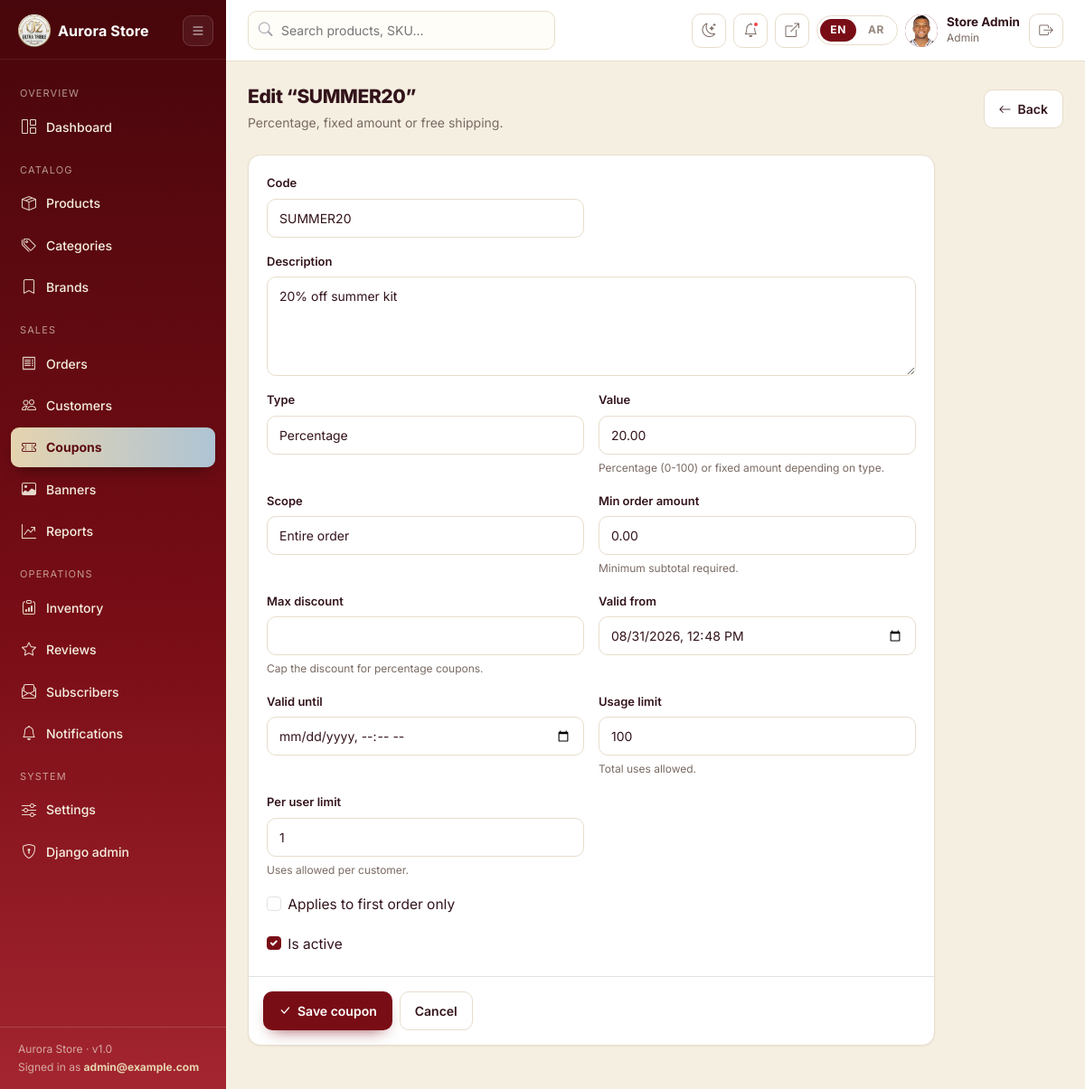
Screenshot of /management/coupons/3/edit/ (signed in) with the database file from the repository.
### apps/accounts/models.py (models this page shows, shortened)
class User(AbstractUser):
    class Role(models.TextChoices):
        CUSTOMER = "customer", _("Customer")
        STAFF = "staff", _("Staff")
        ADMIN = "admin", _("Admin")
    email = models.EmailField(_("Email address"), unique=True)
    username = models.CharField(
        max_length=150,
        unique=True,
        blank=True,
        help_text=_("Optional. Generated from your email if left blank."),
    )
    phone = models.CharField(
        max_length=30, blank=True, validators=[validate_phone]
    )
    profile_image = models.ImageField(
        upload_to="avatars/%Y/%m/", blank=True, validators=[validate_image_file]
    )
    role = models.CharField(
        max_length=20, choices=Role.choices, default=Role.CUSTOMER, db_index=True
    )
    email_verified = models.BooleanField(default=False)
    verification_token = models.CharField(
        max_length=64, blank=True, null=True, default=None, db_index=True
    )
    email_verification_sent_at = models.DateTimeField(null=True, blank=True)
    date_of_birth = models.DateField(null=True, blank=True)
    active_session_key = models.CharField(
        max_length=40, blank=True, default="", db_index=True
    )
    active_device_id = models.CharField(max_length=64, blank=True, default="")
    USERNAME_FIELD = "email"
    REQUIRED_FIELDS: list = []
    class Meta:
        verbose_name = _("user")
        verbose_name_plural = _("users")
        indexes = [models.Index(fields=["email"])]
    @property
    def is_management(self):
        return self.is_active and (self.is_staff or self.is_superuser)

### apps/coupons/models.py (models this page shows, shortened)
class Coupon(TimeStampedModel):
    class Type(models.TextChoices):
        PERCENTAGE = "percentage", _("Percentage")
        FIXED = "fixed", _("Fixed amount")
        FREE_SHIPPING = "free_shipping", _("Free shipping")
    class Scope(models.TextChoices):
        ALL = "all", _("Entire order")
        PRODUCTS = "products", _("Specific products")
        CATEGORIES = "categories", _("Specific categories")
    code = models.CharField(max_length=64, unique=True, db_index=True)
    description = models.CharField(max_length=255, blank=True)
    type = models.CharField(max_length=20, choices=Type.choices, default=Type.PERCENTAGE)
    value = models.DecimalField(
        max_digits=10, decimal_places=2,
        help_text=_("Percentage (0-100) or fixed amount depending on type."),
    )
    scope = models.CharField(
        max_length=20, choices=Scope.choices, default=Scope.ALL
    )
    products = models.ManyToManyField(
        "catalog.Product", related_name="coupons", blank=True
    )
    categories = models.ManyToManyField(
        "catalog.Category", related_name="coupons", blank=True
    )
    min_order_amount = models.DecimalField(
        max_digits=10, decimal_places=2, default=0,
        help_text=_("Minimum subtotal required."),
    )
    max_discount = models.DecimalField(
        max_digits=10, decimal_places=2, null=True, blank=True,
        help_text=_("Cap the discount for percentage coupons."),
    )
    valid_from = models.DateTimeField(default=timezone.now)
    valid_until = models.DateTimeField(null=True, blank=True)
    usage_limit = models.PositiveIntegerField(
        null=True, blank=True, help_text=_("Total uses allowed.")
    )
    used_count = models.PositiveIntegerField(default=0)
    per_user_limit = models.PositiveIntegerField(
        default=1, help_text=_("Uses allowed per customer.")
    )
    is_active = models.BooleanField(default=True, db_index=True)
    applies_to_first_order_only = models.BooleanField(default=False)
    class Meta:
        verbose_name = _("coupon")
        verbose_name_plural = _("coupons")
        ordering = ("-created_at",)

### apps/dashboard/views_promos.py (the view, shortened to what this page needs)
# urls.py: path("coupons/<int:pk>/edit/", views_promos.coupon_edit,name="coupon_edit",),
@management_required
@permission_required("coupons.add_coupon")
@require_http_methods(["GET", "POST"])
def coupon_edit(request, pk=None):
    coupon = get_object_or_404(Coupon, pk=pk) if pk else None
    form = CouponForm(request.POST or None, instance=coupon)
    return render(
        request,
        "management/coupons/form.html",
        {
            "nav": "coupons",
            "form": form,
            "coupon": coupon,
            "mode": "edit" if pk else "create",
        },
    )

### templates/management/coupons/form.html (shortened to what this page needs)
{% extends "management/base.html" %}
{% load i18n %}
{% block content %}
<div class="d-flex justify-content-between align-items-center mb-4 flex-wrap gap-2">
  <div>
    <h1 class="mg-title">{% if mode == 'create' %}{% trans "New coupon" %}{% else %}{% blocktrans with code=coupon.code %}Edit “{{ code }}”{% endblocktrans %}{% endif %}</h1>
    <p class="mg-sub mb-0">{% trans "Percentage, fixed amount or free shipping." %}</p>
  </div>
  <a class="mg-btn mg-btn-ghost" href="{% url 'dashboard:coupons' %}"><i class="bi bi-arrow-left"></i> {% trans "Back" %}</a>
</div>
<form method="post" class="mg-card" style="max-width:760px">
  <div class="mg-card-body">
    <div class="row g-3">
      {% for field in form %}
        <div class="{% if field.name == 'description' or field.name == 'applies_to_first_order_only' %}col-12{% else %}col-md-6{% endif %}">
          {% if field.field.widget.input_type == "checkbox" %}
            <div class="form-check">
              {{ field }}
              <label class="form-check-label" for="{{ field.id_for_label }}">{{ field.label }}</label>
            </div>
          {% else %}
            <div class="mg-field mb-0">
              <label for="{{ field.id_for_label }}">{{ field.label }}</label>
              {{ field }}
              {% if field.help_text %}<div class="helptext">{{ field.help_text }}</div>{% endif %}
            </div>
          {% endif %}
        </div>
      {% endfor %}
    </div>
  </div>
  <div class="d-flex gap-2 p-3 border-top">
    <button class="mg-btn mg-btn-primary" type="submit"><i class="bi bi-check-lg"></i> {% trans "Save coupon" %}</button>
    <a class="mg-btn mg-btn-ghost" href="{% url 'dashboard:coupons' %}">{% trans "Cancel" %}</a>
  </div>
</form>
{% endblock %}

### templates/management/base.html (shortened to what this page needs)
{% load static i18n core_tags %}
{% is_rtl as IS_RTL %}
<!DOCTYPE html>
<html lang="{{ LANGUAGE_CODE }}" class="mg-root" {% if IS_RTL %}dir="rtl"{% endif %}>
<head>
  <link rel="stylesheet" href="{% static 'vendor/css/bootstrap.min.css' %}">
  <link rel="stylesheet" href="{% static 'vendor/css/bootstrap-icons.min.css' %}">
  <link rel="stylesheet" href="{% static_v 'css/main.css' %}">
  <link rel="stylesheet" href="{% static 'css/management.css' %}">
  <link rel="stylesheet" href="{% static_v 'css/dark.css' %}">
</head>
<body class="mg-body">
  <div class="d-flex">
    {% include "management/_sidebar.html" %}
    <div class="mg-main">
      <header class="mg-topbar">
        {% if perms.catalog.view_product %}
          <form class="mg-search" action="{% url 'dashboard:products' %}" method="get">
            <i class="bi bi-search"></i>
            <input type="search" name="q" value="{{ request.GET.q|default:'' }}"
                   placeholder="{% trans 'Search products, SKU…' %}" aria-label="{% trans 'Search' %}">
          </form>
        {% endif %}
        <div class="ms-auto d-flex align-items-center gap-2">
          <button class="mg-icon-btn" type="button"
                  data-theme-toggle
                  data-to-dark="{% trans 'Switch to dark mode' %}"
                  data-to-light="{% trans 'Switch to light mode' %}"
                  aria-pressed="false"
                  aria-label="{% trans 'Switch to dark mode' %}"
                  title="{% trans 'Switch to dark mode' %}">
            <i class="bi bi-moon-stars" data-theme-icon aria-hidden="true"></i>
          </button>
          {% if perms.notifications.view_notification %}
            <a class="mg-icon-btn" href="{% url 'dashboard:notifications' %}" title="{% trans 'Notifications' %}">
              <i class="bi bi-bell"></i>
              {% if portal_unread %}
                <span class="dot"></span>
              {% endif %}
            </a>
          {% endif %}
          <a class="mg-icon-btn" href="{% url 'core:home' %}" target="_blank" title="{% trans 'View storefront' %}">
            <i class="bi bi-box-arrow-up-right"></i>
          </a>
          <div class="mg-lang">
            {% language_switcher %}
          </div>
          <div class="mg-user">
            <span class="au-avatar">
              {% if user.profile_image %}<img src="{{ user.profile_image.url }}" alt="">{% else %}{{ user.initials }}{% endif %}
            </span>
            <div class="who">
              <b>{{ user.get_full_name|default:user.username }}</b>
              {% trans "Staff" as STAFF_LABEL %}
              <span>{{ user.get_role_display|default:STAFF_LABEL }}</span>
            </div>
            <form method="post" action="{% url 'accounts:logout' %}">
              <button class="mg-icon-btn" type="submit" title="{% trans 'Sign out' %}">
                <i class="bi bi-box-arrow-right"></i>
              </button>
            </form>
          </div>
        </div>
      </header>
      <main class="mg-content">
        {% include "includes/messages.html" %}
        {% block content %}{% endblock %}
      </main>
    </div>
  </div>
</body>
</html>

### templates/management/_sidebar.html (shortened to what this page needs)
{% load i18n static %}
<aside class="mg-sidebar">
  <div class="mg-side-head">
    <a class="mg-brand d-flex align-items-center gap-2" href="{% url 'dashboard:home' %}">
      <img src="{% static 'images/logo.png' %}" alt="{{ SITE_NAME }}" class="brand-logo" style="height: 36px; width: auto;">
      <span class="brand-text">{{ SITE_NAME }}</span>
    </a>
    <button class="mg-side-toggle" id="mg-side-toggle" type="button"
            aria-label="{% trans 'Toggle navigation' %}" title="{% trans 'Toggle navigation' %}">
      <i class="bi bi-list"></i>
    </button>
  </div>
  <nav class="mg-nav">
    <div class="mg-label">{% trans "Overview" %}</div>
    <a href="{% url 'dashboard:home' %}" class="{% if nav == 'home' %}active{% endif %}">
      <i class="bi bi-grid-1x2"></i> {% trans "Dashboard" %}
    </a>
    {% if perms.catalog.view_product or perms.catalog.view_category or perms.catalog.view_brand %}
      <div class="mg-label">{% trans "Catalog" %}</div>
      {% if perms.catalog.view_product %}
        <a href="{% url 'dashboard:products' %}" class="{% if nav == 'products' %}active{% endif %}">
          <i class="bi bi-box-seam"></i> {% trans "Products" %}
        </a>
      {% endif %}
      {% if perms.catalog.view_category %}
        <a href="{% url 'dashboard:categories' %}" class="{% if nav == 'categories' %}active{% endif %}">
          <i class="bi bi-tags"></i> {% trans "Categories" %}
        </a>
      {% endif %}
      {% if perms.catalog.view_brand %}
        <a href="{% url 'dashboard:brands' %}" class="{% if nav == 'brands' %}active{% endif %}">
          <i class="bi bi-bookmark"></i> {% trans "Brands" %}
        </a>
      {% endif %}
    {% endif %}
    {% if perms.orders.view_order or perms.accounts.view_user or perms.coupons.view_coupon or perms.banners.view_banner %}
      <div class="mg-label">{% trans "Sales" %}</div>
      {% if perms.orders.view_order %}
        <a href="{% url 'dashboard:orders' %}" class="{% if nav == 'orders' %}active{% endif %}">
          <i class="bi bi-receipt"></i> {% trans "Orders" %}
        </a>
      {% endif %}
      {% if perms.accounts.view_user %}
        <a href="{% url 'dashboard:customers' %}" class="{% if nav == 'customers' %}active{% endif %}">
          <i class="bi bi-people"></i> {% trans "Customers" %}
        </a>
      {% endif %}
      {% if perms.coupons.view_coupon %}
        <a href="{% url 'dashboard:coupons' %}" class="{% if nav == 'coupons' %}active{% endif %}">
          <i class="bi bi-ticket-perforated"></i> {% trans "Coupons" %}
        </a>
      {% endif %}
      {% if perms.banners.view_banner %}
        <a href="{% url 'dashboard:banners' %}" class="{% if nav == 'banners' %}active{% endif %}">
          <i class="bi bi-image"></i> {% trans "Banners" %}
        </a>
      {% endif %}
      {% if perms.orders.view_order %}
        <a href="{% url 'dashboard:reports' %}" class="{% if nav == 'reports' %}active{% endif %}">
          <i class="bi bi-graph-up-arrow"></i> {% trans "Reports" %}
        </a>
      {% endif %}
    {% endif %}
    {% if perms.inventory.view_stocktransaction or perms.reviews.view_review or perms.notifications.view_newslettersubscriber or perms.notifications.view_notification %}
      <div class="mg-label">{% trans "Operations" %}</div>
      {% if perms.inventory.view_stocktransaction %}
        <a href="{% url 'dashboard:inventory' %}" class="{% if nav == 'inventory' %}active{% endif %}">
          <i class="bi bi-clipboard-data"></i> {% trans "Inventory" %}
        </a>
      {% endif %}
      {% if perms.reviews.view_review %}
        <a href="{% url 'dashboard:reviews' %}" class="{% if nav == 'reviews' %}active{% endif %}">
          <i class="bi bi-star"></i> {% trans "Reviews" %}
        </a>
      {% endif %}
      {% if perms.notifications.view_newslettersubscriber %}
        <a href="{% url 'dashboard:subscribers' %}" class="{% if nav == 'subscribers' %}active{% endif %}">
          <i class="bi bi-envelope-paper"></i> {% trans "Subscribers" %}
        </a>
      {% endif %}
      {% if perms.notifications.view_notification %}
        <a href="{% url 'dashboard:notifications' %}" class="{% if nav == 'notifications' %}active{% endif %}">
          <i class="bi bi-bell"></i> {% trans "Notifications" %}
        </a>
      {% endif %}
    {% endif %}
    {% if perms.notifications.change_setting or user.is_superuser %}
      <div class="mg-label">{% trans "System" %}</div>
      <a href="{% url 'dashboard:settings' %}" class="{% if nav == 'settings' %}active{% endif %}">
        <i class="bi bi-sliders"></i> {% trans "Settings" %}
      </a>
      {% if user.is_superuser %}
        <a href="{% url 'admin:index' %}" target="_blank">
          <i class="bi bi-shield-lock"></i> {% trans "Django admin" %}
        </a>
      {% endif %}
    {% endif %}
  </nav>
  <div class="mg-foot">
    {{ SITE_NAME }} · v1.0<br>
    {% trans "Signed in as" %} <b style="color:#e5d3af">{{ user.email }}</b>
  </div>
</aside>

### rows the page displays
User: email "admin@example.com", profile_image (picture), get_full_name "Store Admin", role "Admin"
Coupon: form "SUMMER20" "20% off summer kit" "Percentage" "20.00" "Entire order" "0.00" "08/31/2026 12:48" "100" "1", form "☑"

### other values shown
{{ SITE_NAME }} "Aurora Store"
{{ field.label }} "Code" "Description" "Type" "Value" "Scope" "Min order amount" "Max discount" "Valid from" "Valid until" "Usage limit" "Per user limit"
{{ field.help_text }} "Percentage (0-100) or fixed amount depending on type." "Minimum subtotal required." "Cap the discount for percentage coupons." "Total uses allowed." "Uses allowed per customer."
{{ field.label }} "Applies to first order only" "Is active"
